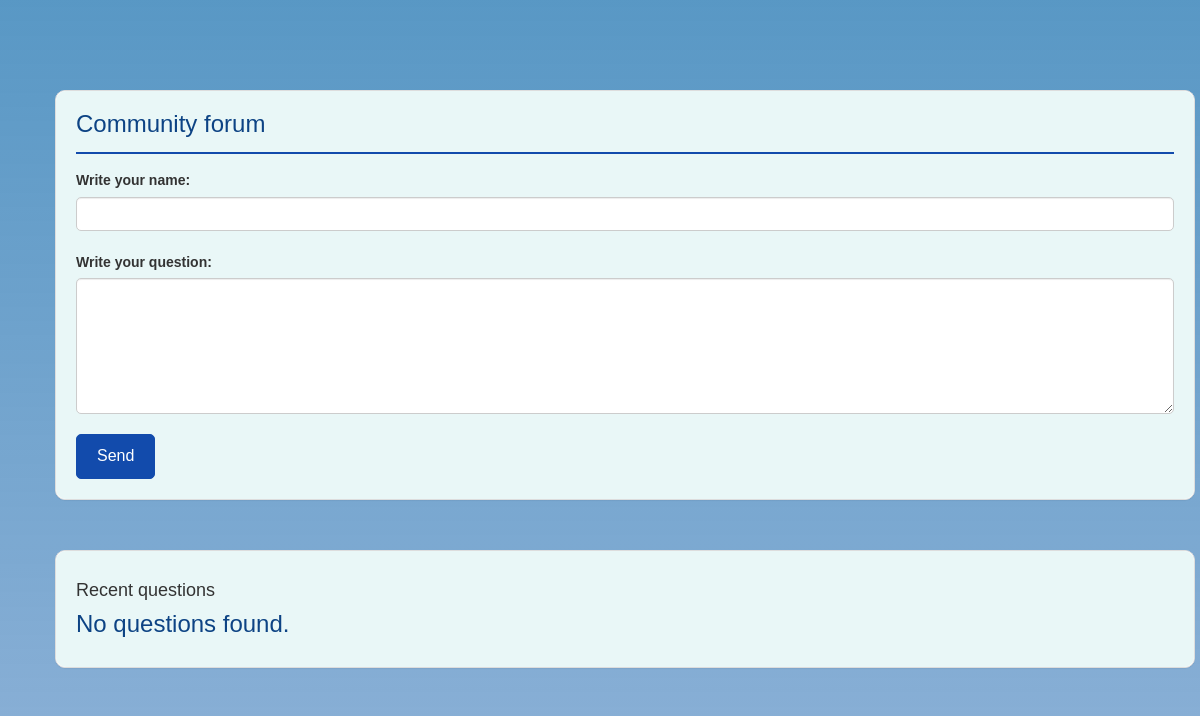
The app's page /community/community.php, older data.
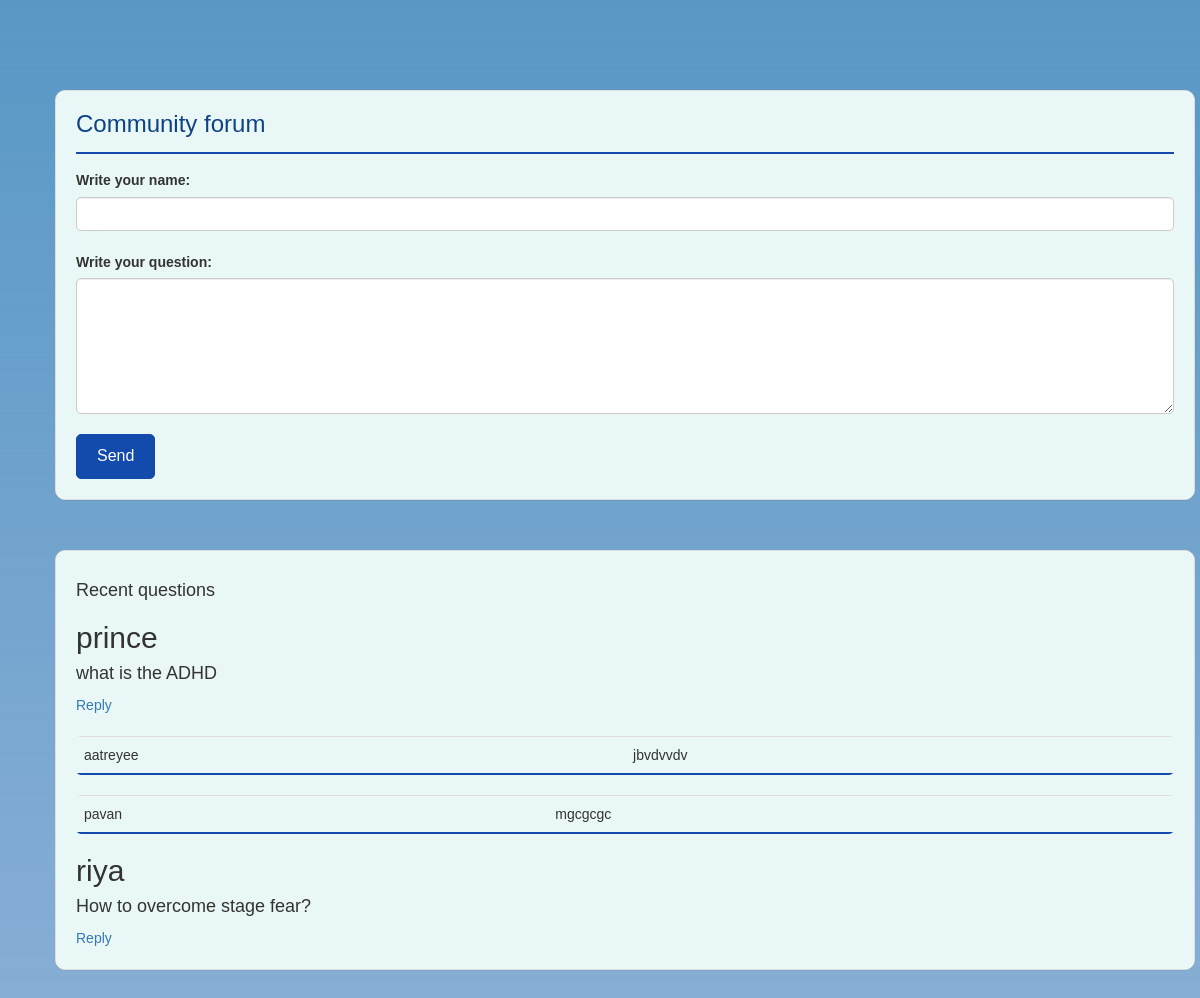
The same page, newer data.
### tables this page shows
CREATE TABLE `community` (
  `community_id` int(11) NOT NULL,
  `user_id` int(11) NOT NULL,
  `c_name` varchar(100) NOT NULL,
  `community_questions` varchar(200) NOT NULL
);

CREATE TABLE `community_reply` (
  `community_reply_id` int(1) NOT NULL,
  `c_id` int(11) NOT NULL,
  `user_id` int(11) NOT NULL,
  `r_name` varchar(40) NOT NULL,
  `reply` varchar(100) NOT NULL
);

### community/community.php (the view, shortened to what this page needs)
<?php
include 'conn.php';
?>
<!DOCTYPE html>
<html>
<head>
    <link rel="stylesheet" href="https://maxcdn.bootstrapcdn.com/bootstrap/3.4.1/css/bootstrap.min.css">
    <link rel="stylesheet" href="community_styles.css" />
</head>
<body>
<div class="myDiv">
    <div class="container">
        <div class="panel panel-default" style="margin-top:50px">
            <div class="panel-body">
                <h3>Community forum</h3>
                <hr>
                <form name="frm" method="post" action="">
                    <div class="form-group">
                        <label for="usr">Write your name:</label>
                        <input type="text" class="form-control" name="name" required>
                    </div>
                    <div class="form-group">
                        <label for="comment">Write your question:</label>
                        <textarea class="form-control" rows="5" name="msg" type="text" required></textarea>
                    </div>
                    <input type="submit" id="butsave" name="save" class="btn btn-primary" value="Send">
                </form>
            </div>
        </div>
        <div class="panel panel-default">
            <div class="panel-body">
                <h4>Recent questions</h4>
                    <tbody id="record">
                        <?php
                        $query = "SELECT community_id, c_name, community_questions FROM community";
                        $result = mysqli_query($conn, $query) or die(mysqli_error($conn));
                        if (mysqli_num_rows($result) > 0) {
                            while ($row = mysqli_fetch_assoc($result)) {
                                $community_id = isset($row['community_id']) ? htmlspecialchars($row['community_id']) : 'Unknown';
                                echo "<h2>" . htmlspecialchars($row['c_name']) . "</h2>";
                                echo "<h4>" . htmlspecialchars($row['community_questions']) . "</h4>";
                                echo "<a href='community_reply.php?community_id=" . $community_id . "'>Reply</a>";
                                $q1 = "SELECT * FROM community_reply WHERE c_id = '$community_id'";
                                $r1 = mysqli_query($conn, $q1) or die(mysqli_error($conn));
                                if (mysqli_num_rows($r1) > 0) {
                                    while ($row1 = mysqli_fetch_assoc($r1)) {
                                        echo "<table class='table'>";
                                        echo "<tr>";
                                        echo "<td>" . htmlspecialchars($row1['r_name']) . "</td>";
                                        echo "<td>" . htmlspecialchars($row1['reply']) . "</td>";
                                        echo "</tr>";
                                        echo "</table>";
                                    }
                                }
                            }
                        } else {
                            echo "<h3 colspan='3'>No questions found.</h3>";
                        }
                        ?>
                    </tbody>
            </div>
        </div>
    </div>
</div>
</body>
</html>

### community/community_styles.css (style rules this page uses)
:root { --primary-color: #124bac; --primary-color-dark: #0d4384; --primary-color-light: #e9f7f7; --secondary-color: #0c0836; --text-dark: #333333; --text-light: #767268; --white: #ffffff; --max-width: 1200px; --font-family: Arial, sans-serif; --line-height: 1.6; }
body { background: linear-gradient(rgba(18, 108, 172, 0.7), rgba(18, 95, 172, 0.5)); margin: 0; padding: 20px; font-family: var(--font-family); line-height: var(--line-height); }
.myDiv { margin: 20px; }
.panel { border-radius: 10px; margin-top: 50px; }
.panel-body { background-color: var(--primary-color-light); border-radius: 10px; padding: 20px; }
.panel-body h3 { color: var(--primary-color-dark); margin-top: 0; }
.panel-body hr { border-top: 2px solid var(--primary-color); margin-top: 15px; margin-bottom: 15px; }
.form-group { margin-bottom: 20px; }
.form-control { width: 100%; padding: 10px; font-size: 16px; border-radius: 5px; border: 1px solid #ccc; }
.btn-primary { background-color: var(--primary-color); border-color: var(--primary-color); color: var(--white); padding: 10px 20px; font-size: 16px; border-radius: 5px; cursor: pointer; transition: background-color 0.3s ease; }
.table { width: 100%; border-collapse: collapse; margin-top: 20px; border-radius: 5px; overflow: hidden; }
.table td { padding: 15px; text-align: left; border-bottom: 1px solid #ddd; }
.table tr { background-color: var(--primary-color-light); border-bottom:2px solid var(--primary-color); }

Row changes from the older to the newer data that the page shows:
added community: c_name "prince", community_questions "what is the ADHD"
added community_reply: r_name "aatreyee", reply "jbvdvvdv"
added community_reply: r_name "pavan", reply "mgcgcgc"
added community: c_name "riya", community_questions "How to overcome stage fear?"
Text that changed along with them:
text no longer shown: "No questions found."
